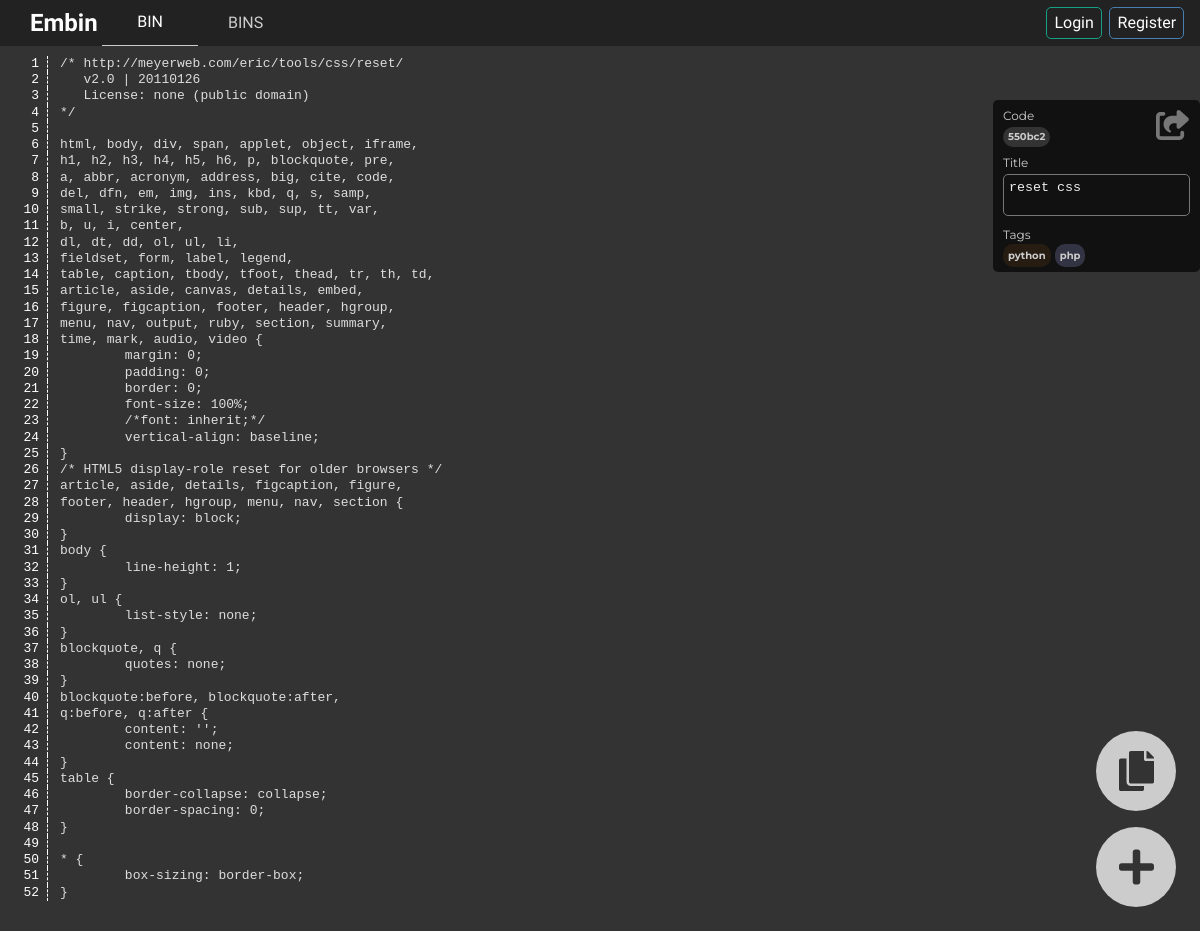
Page /550bc2 on the committed database.
### applications/bin/models.py (models this page shows, shortened)
class Bin(models.Model):
    code = models.CharField(max_length=10)#, unique=True)
    content = models.TextField()
    title = models.CharField(max_length=255, null=True, blank=True)
    created_at = models.DateTimeField(auto_now_add=True)
    author = models.ForeignKey(User, on_delete=models.SET_NULL, null=True, blank=True)
    tags = models.ManyToManyField(Tag, blank=True)

class Tag(models.Model):
    name = models.CharField(max_length=100, unique=True)
    def __str__(self):
        return self.name

### applications/bin/views.py (the view)
# urls.py: path('<code>', views.show, name="show"),
def show(request, code):
    bin_ = get_bin(code)
    if bin_ is None:
        return redirect(".")
    bin_.content_line_length = len(bin_.content.splitlines())
    bin_.content = list(map(lambda x:x+"\r", bin_.content.splitlines()));
    if bin_.author_id is not None:
        bin_.author = get_user_by_id(bin_.author_id)
    return render(request, "bin/show.html", {"bin":bin_})

### applications/articles/templatetags/split.py (called while the page is built)
@register.filter(name="first_url")
def first_url(url:str):
    return url.split("/")[1]

### applications/bin/views.py (called while the page is built)
def get_bin(code):
    bin_ = Bin.objects.filter(code=code) # QuerrySet[]
    if not bin_:
        return None
    return bin_[0]

### applications/bin/templates/bin/show.html (shortened to what this page needs)
<!DOCTYPE html>
<html>
<head>
    {% load static %}
    {% include 'head.html' %}
    <link href="{% static 'bin/styles.css' %}" rel="stylesheet">
    <link href="{% static 'bin/show.css' %}" rel="stylesheet">
    <link rel="stylesheet" href="https://cdnjs.cloudflare.com/ajax/libs/highlight.js/10.4.1/styles/default.min.css">
</head>
<body>
{% include 'header.html' %}
<main>
    <pre id="content" class="prettyprint">{% for line in bin.content %}<li>{{ line }}</li>{% endfor %}</pre>
    <div class="infos">
        <button class="copy-code"><i class="fa-solid fa-share-from-square"></i></button>
        <p>Code</p>
        <span class="infos-code list-bin-tag">{{ bin.code }}</span>
        <p>Title</p>
        <textarea readonly>{{ bin.title }}</textarea>
        <p>Tags</p>
        <div class="list-tags">
            {% for tag in bin.tags.all %}
            <span class="list-bin-tag {{ tag }}">{{ tag }}</span>
            {% endfor %}
        </div>
    </div>
    <button class="bottom-button create-button" type="button"><a href="." class="bottom-button-a"><i class="fas fa-plus"></i></a></button>
    <button onclick="copyClipboard()" class="bottom-button copy-button" type="button"><i class="fas fa-copy"></i></button>
</main>
</body>
</html>

### static/styles.css (style rules this page uses)
:root { --main-color: rgb(22, 160, 133); --main-color-opacity-01: rgba(22, 160, 133, 0.1); --main-color-opacity-02: rgba(22, 160, 133, 0.2); --main-color-opacity-065: rgba(22, 160, 133, 0.65); --yellow: rgb(241, 196, 15); --blue: rgb(72, 126, 176); --blue-opacity-02: rgba(72, 126, 176, 0.2); --red: rgb(232, 65, 24); --red-opacity-02: rgba(232, 65, 24, 0.2); }
* { box-sizing:border-box; scroll-behavior:smooth; padding:0; margin:0; border:0; outline:none; }
ol, ul, li { list-style: none; }
pre { margin:0; word-wrap: break-word; white-space: pre-wrap; font-family:'Courier New', Courier, monospace; overflow: auto; }
body { font-family:Corbel; font-family: "Montserrat", sans-serif; font-optical-sizing: auto; font-weight: 400; font-style: normal; font-size: 16px; padding:0; position:relative; margin-bottom:100px; margin:0; line-height: 1; background:#333333; }
a { color:white; text-decoration:none; }
main { background-color:#333333; }

### applications/bin/static/bin/styles.css (style rules this page uses)
.list-bin-tag { background: #333333; border-radius: 10px; padding: 5px; font-weight: bold; font-size: 10px; text-align: center; }
.list-bin-tag.python { background: rgba(230, 126, 34, 0.1); }
.list-bin-tag.php { background: rgba(86,88,117, 0.5); }

### applications/bin/static/bin/show.css (style rules this page uses)
body { background-color:#333333 !important; }
pre.prettyprint { white-space: pre; counter-reset: number; width:100%; height:100%; padding:0; background-color:#333333 !important; font-size:13px !important; border:none !important; outline:none !important; color:#dddddd !important; margin: 10px 0 30px 0; cursor: text; }
li { padding:0 !important; outline:0 !important; margin:0 !important; }
li::before { counter-increment: number; content: counter(number); margin-right:12px; color: #fff; display: inline-block; background-color:#333333; width: 3em; text-align:right; padding-right:1vh; font-size:13px; border-right: 1px dashed white ; }
.bottom-button { position:fixed; width:10vh; height:10vh; right:3vh; border-radius:50%; background-color:#cccccc; color:#333333; cursor:pointer; }
.bottom-button-a { color:#333333; }
.bottom-button svg { font-size:40px; }
.create-button { bottom:3vh; }
.copy-button { bottom:15vh; }
.infos { padding: 10px; border-radius: 5px; top: 100px; right: 0vh; color: #cccccc; position: fixed; background-color: #111111; }
.infos p { font-size: 12px; margin-bottom: 5px; }
.infos .infos-code { display: inline-block; margin-bottom: 10px; }
.infos .copy-code { position: absolute; right: 0; top: 0; color: white; background-color: #111111; margin: 10px; cursor: pointer; }
.infos .copy-code svg { font-size: 30px; color: #777777; }
.infos textarea { resize: none; background-color: #111111; color: #eeeeee; border: 1px solid #777777; border-radius: 5px; padding: 5px; margin-bottom: 10px; }

### static/markdown_highlight.css (style rules this page uses)
pre { line-height: 125%; margin: 0; }

### rows in the picture
Bin: code "550bc2", title "reset css"
Tag: name "python"
Tag: name "php"

### other values in the picture
{{ line }} "/* http://meyerweb.com/eric/tools/css/reset/" "v2.0 | 20110126" "License: none (public domain)" "*/" "html, body, div, span, applet, object, iframe," "h1, h2, h3, h4, h5, h6, p, blockquote, pre," "a, abbr, acronym, address, big, cite, code," "del, dfn, em, img, ins, kbd, q, s, samp," "small, strike, strong, sub, sup, tt, var," "b, u, i, center," "dl, dt, dd, ol, ul, li," "fieldset, form, label, legend," "table, caption, tbody, tfoot, thead, tr, th, td," "article, aside, canvas, details, embed," "figure, figcaption, footer, header, hgroup," "menu, nav, output, ruby, section, summary," "time, mark, audio, video {" "margin: 0;" "padding: 0;" "border: 0;" "font-size: 100%;" "/*font: inherit;*/" "vertical-align: baseline;" "}" "/* HTML5 display-role reset for older browsers */" "article, aside, details, figcaption, figure," "footer, header, hgroup, menu, nav, section {" "display: block;" "}" "body {" "line-height: 1;" "}" "ol, ul {" "list-style: none;" "}" "blockquote, q {" "quotes: none;" "}" "blockquote:before, blockquote:after," "q:before, q:after {" "content: '';" "content: none;" "}" "table {" "border-collapse: collapse;" "border-spacing: 0;" "}" "* {" "box-sizing: border-box;" "}"
